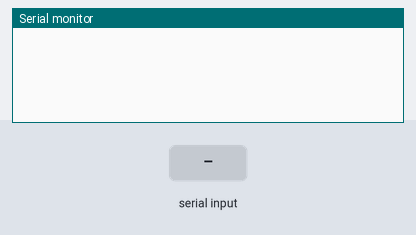
A sketch run on a simulated Arduino Uno, built with avr-gcc and run on an emulated ATmega328P. On the bench: the last lines printed to the serial monitor. The test bench sets the inputs (shaded band).

Above: at 1.2 s.
1.3 s: "0" received over Serial
At 2.5 s:
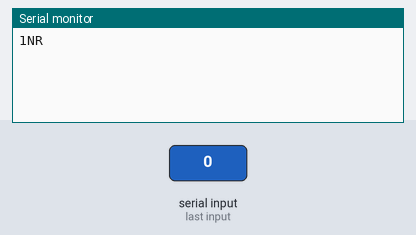
2.8 s: "4" received over Serial
At 5.5 s:
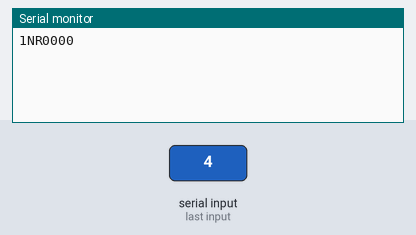

The sketch:

BlokusDuo.ino
```cpp
#define DOWNRIGHT 0
#define UPLEFT 1

uint8_t read_byte, readSecondByte;
uint8_t board[14][14];
uint8_t available_pieces[2][21];
uint8_t dir;

char enemy_move[5];
char my_move[5];

typedef struct move {
  int8_t x;
  int8_t y;
  int8_t piece;
  int8_t rotation;
} MOVE;

MOVE move;

uint8_t pieces[21][5][5] = {
  // a
  { { 0, 0, 0, 0, 0 },
    { 0, 0, 0, 0, 0 },
    { 0, 0, 1, 0, 0 },
    { 0, 0, 0, 0, 0 },
    { 0, 0, 0, 0, 0 }
  },
  // b
  { { 0, 0, 0, 0, 0 },
    { 0, 0, 0, 0, 0 },
    { 0, 0, 1, 0, 0 },
    { 0, 0, 1, 0, 0 },
    { 0, 0, 0, 0, 0 }
  },
  // c
  { { 0, 0, 0, 0, 0 },
    { 0, 0, 1, 0, 0 },
    { 0, 0, 1, 0, 0 },
    { 0, 0, 1, 0, 0 },
    { 0, 0, 0, 0, 0 }
  },
  // d
  { { 0, 0, 0, 0, 0 },
    { 0, 0, 1, 0, 0 },
    { 0, 0, 1, 1, 0 },
    { 0, 0, 0, 0, 0 },
    { 0, 0, 0, 0, 0 }
  },
  // e
  { { 0, 0, 0, 0, 0 },
    { 0, 0, 1, 0, 0 },
    { 0, 0, 1, 0, 0 },
    { 0, 0, 1, 0, 0 },
    { 0, 0, 1, 0, 0 }
  },
  // f
  { { 0, 0, 0, 0, 0 },
    { 0, 0, 1, 0, 0 },
    { 0, 0, 1, 0, 0 },
    { 0, 1, 1, 0, 0 },
    { 0, 0, 0, 0, 0 }
  },
  // g
  { { 0, 0, 0, 0, 0 },
    { 0, 0, 1, 0, 0 },
    { 0, 0, 1, 1, 0 },
    { 0, 0, 1, 0, 0 },
    { 0, 0, 0, 0, 0 }
  },
  // h
  { { 0, 0, 0, 0, 0 },
    { 0, 0, 0, 0, 0 },
    { 0, 0, 1, 1, 0 },
    { 0, 0, 1, 1, 0 },
    { 0, 0, 0, 0, 0 }
  },
  // i
  { { 0, 0, 0, 0, 0 },
    { 0, 0, 0, 0, 0 },
    { 0, 1, 1, 0, 0 },
    { 0, 0, 1, 1, 0 },
    { 0, 0, 0, 0, 0 }
  },
  // j
  { { 0, 0, 1, 0, 0 },
    { 0, 0, 1, 0, 0 },
    { 0, 0, 1, 0, 0 },
    { 0, 0, 1, 0, 0 },
    { 0, 0, 1, 0, 0 }
  },
  // k
  { { 0, 0, 1, 0, 0 },
    { 0, 0, 1, 0, 0 },
    { 0, 0, 1, 0, 0 },
    { 0, 1, 1, 0, 0 },
    { 0, 0, 0, 0, 0 }
  },
  // l
  { { 0, 0, 1, 0, 0 },
    { 0, 0, 1, 0, 0 },
    { 0, 1, 1, 0, 0 },
    { 0, 1, 0, 0, 0 },
    { 0, 0, 0, 0, 0 }
  },
  // m
  { { 0, 0, 0, 0, 0 },
    { 0, 0, 1, 0, 0 },
    { 0, 1, 1, 0, 0 },
    { 0, 1, 1, 0, 0 },
    { 0, 0, 0, 0, 0 }
  },
  // n
  { { 0, 0, 0, 0, 0 },
    { 0, 1, 1, 0, 0 },
    { 0, 0, 1, 0, 0 },
    { 0, 1, 1, 0, 0 },
    { 0, 0, 0, 0, 0 }
  },
  // o
  { { 0, 0, 0, 0, 0 },
    { 0, 0, 1, 0, 0 },
    { 0, 0, 1, 1, 0 },
    { 0, 0, 1, 0, 0 },
    { 0, 0, 1, 0, 0 }
  },
  // p
  { { 0, 0, 0, 0, 0 },
    { 0, 0, 1, 0, 0 },
    { 0, 0, 1, 0, 0 },
    { 0, 1, 1, 1, 0 },
    { 0, 0, 0, 0, 0 }
  },
  // q
  { { 0, 0, 1, 0, 0 },
    { 0, 0, 1, 0, 0 },
    { 0, 0, 1, 1, 1 },
    { 0, 0, 0, 0, 0 },
    { 0, 0, 0, 0, 0 }
  },
  // r
  { { 0, 0, 0, 0, 0 },
    { 0, 1, 1, 0, 0 },
    { 0, 0, 1, 1, 0 },
    { 0, 0, 0, 1, 0 },
    { 0, 0, 0, 0, 0 }
  },
  // s
  { { 0, 0, 0, 0, 0 },
    { 0, 1, 0, 0, 0 },
    { 0, 1, 1, 1, 0 },
    { 0, 0, 0, 1, 0 },
    { 0, 0, 0, 0, 0 }
  },
  // t
  { { 0, 0, 0, 0, 0 },
    { 0, 1, 0, 0, 0 },
    { 0, 1, 1, 1, 0 },
    { 0, 0, 1, 0, 0 },
    { 0, 0, 0, 0, 0 }
  },
  // u
  { { 0, 0, 0, 0, 0 },
    { 0, 0, 1, 0, 0 },
    { 0, 1, 1, 1, 0 },
    { 0, 0, 1, 0, 0 },
    { 0, 0, 0, 0, 0 }
  }
};

// COMS FUNCTIONS -----------------------------------------------------------------
void read_serial_string(char input_string[]);
void moveToString(MOVE move, char myMove[5]);

MOVE checkCode(char external_move[4]);

// STARTUP FUNCTIONS --------------------------------------------------------------
void startup_board(uint8_t board[14][14], uint8_t available_pieces[2][21]);


// GAME FUNCTIONS -----------------------------------------------------------------
void updateBoard(MOVE move, uint8_t board[14][14], uint8_t player);
void changeBoard(uint8_t piece, int8_t yr, int8_t xr, uint8_t player, uint8_t y, uint8_t x, int8_t xOffset, int8_t yOffset, uint8_t board[14][14]);

uint8_t checkMove(uint8_t board[14][14], uint8_t available_pieces[2][21], MOVE move);
uint8_t iterCheckMove(int8_t xOffset, uint8_t x, int8_t yOffset, uint8_t y, uint8_t board[14][14]);

MOVE basicAI(uint8_t board[14][14], uint8_t available_pieces[2][21], uint8_t dir);


void setup() {

  Serial.begin(115200);       // open serial port
  while (!Serial) {
  }

  startup_board(board, available_pieces);
  available_pieces[0][18] = 0;            // We're always going to start with this play, might as well already remove it
}


void loop() {
  if (Serial.available() > 0)       // check if there is information in the port
  {
    delay(1);                       // for reasons only known to god, without this delay, the code doesnt work, please dont remove
    read_byte = Serial.read();      // read first byte from recieved string

    switch (read_byte) {            // We're always player 1
      case '0':
        Serial.print("1NR");
        break;

      case '2':
        readSecondByte = Serial.read();
        switch (readSecondByte)  {
          case '5':
            Serial.print((char*)"66s0");         // Always the first play
            move = checkCode((char*)"66s0");
            updateBoard(move, board, 1);
            dir = DOWNRIGHT;
            break;

          case 'A':
            Serial.print((char*)"99s0");
            move = checkCode((char*)"99s0");
            updateBoard(move, board, 1);
            dir = UPLEFT;
            break;

          default:
            break;
        }
        break;

      case '3':
        readSecondByte = Serial.read();
        switch (readSecondByte)  {
          case '5':
            read_serial_string(enemy_move);
            move = checkCode(enemy_move);
            updateBoard(move, board, 2);

            Serial.print((char*)"66s0");           // Always the first play
            move = checkCode((char*)"66s0");
            updateBoard(move, board, 1);
            dir = DOWNRIGHT;
            break;

          case 'A':
            read_serial_string(enemy_move);
            move = checkCode(enemy_move);
            updateBoard(move, board, 2);

            Serial.print((char*)"99s0");           // Always the first play
            move = checkCode((char*)"99s0");
            updateBoard(move, board, 1);
            dir = UPLEFT;
            break;

          default:
            break;
        }
        break;

      case '4':                             // Regular play
        read_serial_string(enemy_move);
        move = checkCode(enemy_move);
        updateBoard(move, board, 2);

        move = basicAI(board, available_pieces, dir);
        moveToString(move, my_move);
        Serial.print(my_move);
        updateBoard(move, board, 1);
        available_pieces[0][move.piece] = 0;
        break;

      default:
        break;
    }
  }
}


// COMS FUNCTIONS ------------------------------------------------------------------------------------------------------------------------------

void read_serial_string(char input_string[5]) {
  uint8_t n;

  for (n = 0; n < 4; n++)
    input_string[n] = Serial.read();
}


MOVE checkCode(char external_move[5]) {
  MOVE move;
  char c;

  if (strcmp("0000", external_move) == 0) {   // If it's a pass
    move.x = 0;
    move.y = 0;
    move.piece = 0;
    move.rotation = 0;

    return move;
  }

  c = external_move[0];
  if ('0' <= c && c <= '9')
    move.x = c - '0';
  if ('a' <= c && c <= 'e')
    move.x = c - 'a' + 10;

  c = external_move[1];
  if ('0' <= c && c <= '9')
    move.y = c - '0';
  if ('a' <= c && c <= 'e')
    move.y = c - 'a' + 10;

  c = external_move[2];
  move.piece = c - 'a';

  c = external_move[3];
  move.rotation = c - '0';

  return move;
}


void moveToString(MOVE move, char myMove[5])  {

  if (move.x == 0 && move.y == 0 && move.piece == 0 && move.rotation == 0) {
    myMove[0] = '0';
    myMove[1] = '0';
    myMove[2] = '0';
    myMove[3] = '0';

    return;
  }

  if (move.x < 10)
    myMove[0] = move.x + '0';
  else
    myMove[0] = move.x + 'a' - 10;

  if (move.y < 10 )
    myMove[1] = move.y + '0';
  else
    myMove[1] = move.y + 'a' - 10;

  myMove[2] = move.piece + 'a';
  myMove[3] = move.rotation + '0';
}


// STARTUP FUNCTIONS ------------------------------------------------------------------------------------------------------------------------------

void startup_board(uint8_t board[14][14], uint8_t available_pieces[2][21]) {
  uint8_t x, y;

  for (y = 0; y < 14; y++)            // Init board
    for (x = 0; x < 14; x++)
      board[y][x] = 0;

  for (y = 0; y < 2; y++)             // Init available
    for (x = 0; x < 21; x++)
      available_pieces[y][x] = 1;
}


// GAME FUNCTIONS -----------------------------------------------------------------

void updateBoard(MOVE move, uint8_t board[14][14], uint8_t player)  {
  uint8_t x, y;

  int8_t xOffset, yOffset, xr, yr;


  // Check if pass
  if (move.x == 0 && move.y == 0 && move.piece == 0 && move.rotation == 0)
    return;

  xOffset = move.x - 3;             // Compensate for borders
  yOffset = move.y - 3;

  switch (move.rotation) {          // Ask Abreu about this madness
    case 0:
      for (y = 0, yr = 0; yr < 5; y++, yr++)
        for (x = 0, xr = 0; xr < 5; x++, xr++)
          changeBoard(move.piece, yr, xr, player, y, x, xOffset, yOffset, board);
      break;

    case 1:
      for (y = 0, yr = 0; yr < 5; y++, yr++)
        for (x = 0, xr = 4; xr >= 0; x++, xr--)
          changeBoard(move.piece, yr, xr, player, y, x, xOffset, yOffset, board);
      break;

    case 2:
      for (y = 0, xr = 0; xr < 5; xr++, y++)
        for (yr = 4, x = 0; yr >= 0; yr--, x++)
          changeBoard(move.piece, yr, xr, player, y, x, xOffset, yOffset, board);
      break;

    case 3:
      for (y = 0, xr = 0; xr < 5; y++, xr++)
        for (x = 0, yr = 0; yr < 5; x++, yr++)
          changeBoard(move.piece, yr, xr, player, y, x, xOffset, yOffset, board);
      break;

    case 4:
      for (y = 0, yr = 4; yr >= 0; y++, yr--)
        for (x = 0, xr = 4; xr >= 0; x++, xr--)
          changeBoard(move.piece, yr, xr, player, y, x, xOffset, yOffset, board);
      break;

    case 5:
      for (yr = 4, y = 0; yr >= 0; yr--, y++)
        for (xr = 0, x = 0; xr < 5; xr++, x++)
          changeBoard(move.piece, yr, xr, player, y, x, xOffset, yOffset, board);
      break;

    case 6:
      for (xr = 4, y = 0; xr >= 0; xr--, y++)
        for (yr = 0, x = 0; yr < 5; yr++, x++)
          changeBoard(move.piece, yr, xr, player, y, x, xOffset, yOffset, board);
      break;

    case 7:
      for (xr = 4, y = 0; xr >= 0; xr--, y++)
        for (yr = 4, x = 0; yr >= 0; yr--, x++)
          changeBoard(move.piece, yr, xr, player, y, x, xOffset, yOffset, board);
      break;

    default:
      break;
  }
}


void changeBoard(uint8_t piece, int8_t yr, int8_t xr, uint8_t player, uint8_t y, uint8_t x, int8_t xOffset, int8_t yOffset, uint8_t board[14][14]) {
  if (pieces[piece][yr][xr] == 1)
    board[yOffset + y][xOffset + x] = player;
}


uint8_t checkMove(uint8_t board[14][14], uint8_t available_pieces[2][21], MOVE move) {
  int8_t xr, yr;
  int8_t xOffset = move.x - 2, yOffset = move.y - 2;

  uint8_t x, y, check, valid = 0;

  if (available_pieces[0][move.piece] == 0)
    return 0;

  switch (move.rotation) {
    case 0:
      for (yr = 0, y = 0; yr < 5; yr++, y++) {
        for (xr = 0, x = 0; xr < 5; xr++, x++)  {
          if (pieces[move.piece][yr][xr] == 1)  {
            check = iterCheckMove(xOffset, x, yOffset, y, board);
            if (check == 0)
              return 0;
            else if (check == 1)
              valid = 1;
          }
        }
      }
      break;

    case 1:
      for (yr = 0, y = 0; yr < 5; yr++, y++) {
        for (xr = 4, x = 0; xr >= 0; xr--, x++) {
          if (pieces[move.piece][yr][xr] == 1)  {
            check = iterCheckMove(xOffset, x, yOffset, y, board);
            if (check == 0)
              return 0;
            else if (check == 1)
              valid = 1;
          }
        }
      }
      break;

    case 2:
      for (xr = 0, y = 0; xr < 5; xr++, y++) {
        for (yr = 4, x = 0; yr >= 0; yr--, x++) {
          if (pieces[move.piece][yr][xr] == 1)  {
            check = iterCheckMove(xOffset, x, yOffset, y, board);
            if (check == 0)
              return 0;
            else if (check == 1)
              valid = 1;
          }
        }
      }
      break;

    case 3:
      for (xr = 0, y = 0; xr < 5; xr++, y++) {
        for (yr = 0, x = 0; yr < 5; yr++, x++) {
          if (pieces[move.piece][yr][xr] == 1)  {
            check = iterCheckMove(xOffset, x, yOffset, y, board);
            if (check == 0)
              return 0;
            else if (check == 1)
              valid = 1;
          }
        }
      }
      break;

    case 4:
      for (yr = 4, y = 0; yr >= 0; yr--, y++) {
        for (xr = 4, x = 0; xr >= 0; xr--, x++) {
          if (pieces[move.piece][yr][xr] == 1)  {
            check = iterCheckMove(xOffset, x, yOffset, y, board);
            if (check == 0)
              return 0;
            else if (check == 1)
              valid = 1;
          }
        }
      }
      break;

    case 5:
      for (yr = 4, y = 0; yr >= 0; yr--, y++) {
        for (xr = 0, x = 0; xr < 5; xr++, x++) {
          if (pieces[move.piece][yr][xr] == 1)  {
            check = iterCheckMove(xOffset, x, yOffset, y, board);
            if (check == 0)
              return 0;
            else if (check == 1)
              valid = 1;
          }
        }
      }
      break;

    case 6:
      for (xr = 4, y = 0; xr >= 0; xr--, y++) {
        for (yr = 0, x = 0; yr < 5; yr++, x++) {
          if (pieces[move.piece][yr][xr] == 1)  {
            check = iterCheckMove(xOffset, x, yOffset, y, board);
            if (check == 0)
              return 0;
            else if (check == 1)
              valid = 1;
          }
        }
      }
      break;

    case 7:
      for (xr = 4, y = 0; xr >= 0; xr--, y++) {
        for (yr = 4, x = 0; yr >= 0; yr--, x++) {
          if (pieces[move.piece][yr][xr] == 1)  {
            check = iterCheckMove(xOffset, x, yOffset, y, board);
            if (check == 0)
              return 0;
            else if (check == 1)
              valid = 1;
          }
        }
      }
      break;

    default:
      break;
  }

  return (valid == 1 ? 1 : 0);
}


uint8_t iterCheckMove(int8_t xOffset, uint8_t x, int8_t yOffset, uint8_t y, uint8_t board[14][14]) {
  int8_t xx, yy;

  xx = xOffset + x;
  yy = yOffset + y;

  if (yy < 0 || 13 < yy || xx < 0 || 13 < xx)            // Out of bounds
    return 0;

  if (board[yy][xx] != 0)                  // Already occupied grid spot
    return 0;
  if (board[yy][(xx - 1 < 0 ? 0 : xx - 1)] == 1 || board[yy][(xx + 1 > 13 ? 13 : xx + 1)] == 1 ||
  board[(yy - 1 < 0 ? 0 : yy - 1)][xx] == 1 || (board[(yy + 1 > 13 ? 13 : yy + 1)][xx] == 1))         // New piece can't share edge
    return 0;
  if (board[(yy - 1 < 0 ? 0 : yy - 1)][(xx - 1 < 0 ? 0 : xx - 1)] == 1 || board[(yy + 1 > 13 ? 13 : yy + 1)][(xx - 1 < 0 ? 0 : xx - 1)] == 1
      || board[(yy - 1 < 0 ? 0 : yy - 1)][(xx + 1 > 13 ? 13 : xx + 1)] == 1 || board[(yy + 1 > 13 ? 13 : yy + 1)][(xx + 1 > 13 ? 13 : xx + 1)] == 1)   // Must share vertex
    return 1;

  return 2;           // Can't conclude anything
}


MOVE basicAI(uint8_t board[14][14], uint8_t available_pieces[2][21], uint8_t dir) {
  MOVE move;

  for (move.piece = 20; move.piece >= 0; move.piece--)
    for (move.rotation = 0; move.rotation < 8; move.rotation++)
      for (move.x = (dir == DOWNRIGHT ? 13 : 0); (dir == DOWNRIGHT ? move.x >= 0 : move.x <= 13); (dir == DOWNRIGHT ? move.x-- : move.x++))
        for (move.y = (dir == DOWNRIGHT ? 13 : 0); (dir == DOWNRIGHT ? move.y >= 0 : move.y <= 13); (dir == DOWNRIGHT ? move.y-- : move.y++))
          if (checkMove(board, available_pieces, move) == 1)  {  // Check if it's a valid move
            move.x++;
            move.y++;
            return move;
          }


  move.x = 0;             // Fill struct move with 0000 (automatic pass turn)
  move.y = 0;
  move.piece = 0;
  move.rotation = 0;

  return move;
}
```

Measured:
- after the input at 1.3 s, the serial monitor: prints a new line at once (image 1)
- after the input at 2.8 s, the serial monitor: prints a new line after 2.3 s (image 2)
